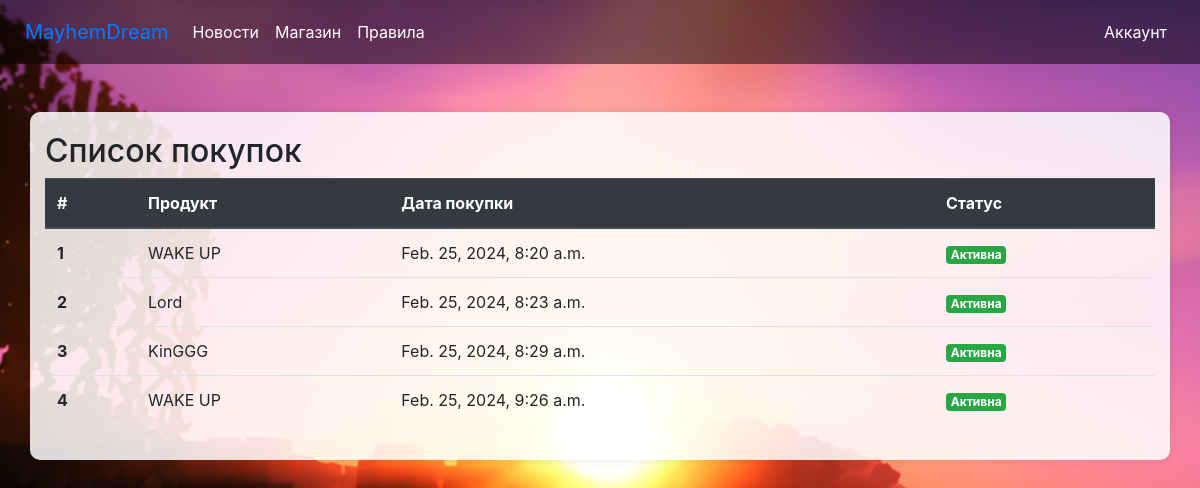
Page /purchase/ (signed in) on the committed database.
### main/models.py (models this page shows)
class Purchase(models.Model):
    user_profile = models.ForeignKey(UserProfile, on_delete=models.CASCADE)
    product = models.ForeignKey(Product, on_delete=models.CASCADE)
    purchase_date = models.DateTimeField(auto_now_add=True)
    def is_active(self):
        if self.product.duration > 0:
            expiration_date = self.purchase_date + timezone.timedelta(days=self.product.duration * 30)
            return expiration_date > timezone.now()
        else:
            return True

class Product(models.Model):
    name = models.CharField(max_length=255)
    image = models.ImageField(upload_to='product_images', null=True, blank=True)
    type = models.ForeignKey(ProductType, on_delete=models.CASCADE)
    duration = models.IntegerField()  # Длительность в месяцах или других единицах измерения
    description = models.TextField()
    price = models.DecimalField(max_digits=10, decimal_places=2)

### main/views.py (the view)
# urls.py: path('purchase/', views.PurchaseListView.as_view(), name='purchase_page'),
class PurchaseListView(ListView):
    model = Purchase
    template_name = 'main/purchases.html'
    context_object_name = 'purchases'
    def get_queryset(self):
        return Purchase.objects.filter(user_profile__user=self.request.user)

### main/templates/main/purchases.html (shortened to what this page needs)
{% extends 'layouts/navbar.html' %}
{% load bootstrap4 %}
{% load static %}
{% block content %}
  <div class="container mt-5" style='background-color: rgba(255, 255, 255, 0.85);
  border-radius: 10px;
  box-shadow: 0 0 10px rgba(0, 0, 0, 0.1);
  padding-top: 20px;
  padding-bottom: 20px;'>
    <h2>Список покупок</h2>
    <table class="table">
      <thead class="thead-dark">
        <tr>
          <th scope="col">#</th>
          <th scope="col">Продукт</th>
          <th scope="col">Дата покупки</th>
          <th scope="col">Статус</th>
        </tr>
      </thead>
      <tbody>
        {% for purchase in purchases %}
          <tr>
            <th scope="row">{{ forloop.counter }}</th>
            <td>{{ purchase.product.name }}</td>
            <td>{{ purchase.purchase_date }}</td>
            <td>
              {% if purchase.is_active %}
                <span class="badge badge-success">Активна</span>
              {% else %}
                <span class="badge badge-danger">Истекла</span>
              {% endif %}
            </td>
          </tr>
        {% endfor %}
      </tbody>
    </table>
  </div>
{% endblock %}

### static/css/styles.css (style rules this page uses)
body { margin: 0; padding: 0; background-size: cover; background-position: center; background-repeat: repeat-y; background-attachment: fixed; height: 100%; }

### rows in the picture
Purchase: product.name "WAKE UP", purchase_date "Feb. 25, 2024, 8:20 a.m.", shows "Активна"
Purchase: product.name "Lord", purchase_date "Feb. 25, 2024, 8:23 a.m.", shows "Активна"
Purchase: product.name "KinGGG", purchase_date "Feb. 25, 2024, 8:29 a.m.", shows "Активна"
Purchase: product.name "WAKE UP", purchase_date "Feb. 25, 2024, 9:26 a.m.", shows "Активна"
